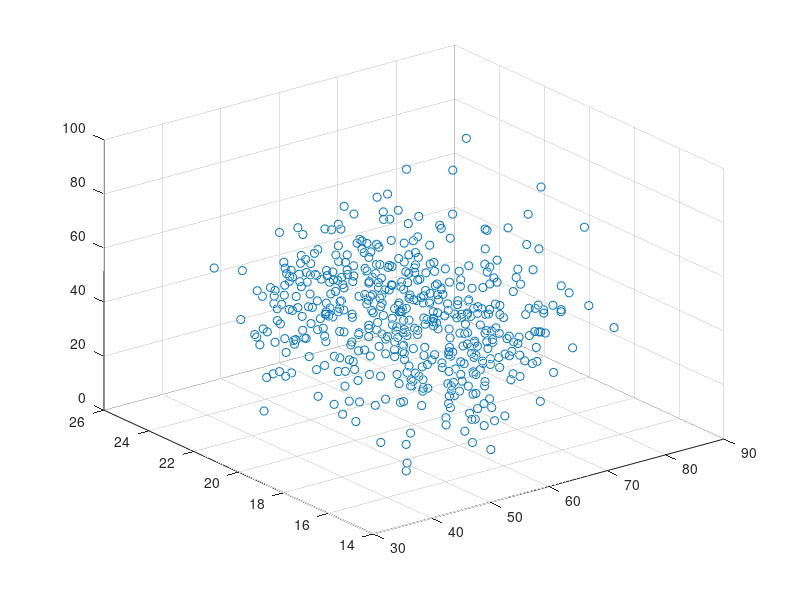

MATLAB code for this plot: (Note: this script raises an error after producing the figure.)
load('data_visu.mat');

echalottes = C1visu;
oignons = C2visu;

mean_echa = mean(echalottes);
mean_oig = mean(oignons);

var_echa = cov(echalottes);
var_oig = cov(oignons);

figure('Name','Visualization');
scatter3(echalottes(:, 1), echalottes(:, 2), echalottes(:, 3));
hold on;
%scatter3(oignons(:, 1), oignons(:, 2), oignons(:, 3));

load('data_5.mat');

sizeC1 = 5;
sizeC2 = 5;

%probas a priori
pC1=sizeC1/(sizeC1+sizeC2);
pC2=sizeC2/(sizeC1+sizeC2);

% MAP (utilisation des proba a priori)

[modelC1] = trainModel(TrainC1);
[modelC2] = trainModel(TrainC2);
   
MAPResC1    =    MAPClassify(TestC1, modelC1, modelC2, pC1, pC2, '1', '2');
MAPResC2    =    MAPClassify(TestC2, modelC1, modelC2, pC1, pC2, '1', '2');
MAPC1Error = computeError(MAPResC1, '1');
MAPC2Error = computeError(MAPResC2, '2');
MAPError = (length(TestC1) * MAPC1Error + length(TestC2) *  MAPC2Error)/ (length(TestC1) + length(TestC2));

% Perceptron
W = [1; 1; 1; 1];
[W] = Perceptron(TrainC1', TrainC2',W);

PerResC1 = PerClassify(TestC1',W, '1', '2');
PerResC2 = PerClassify(TestC2',W, '1', '2');
PerC1Error = computeError(PerResC1, '1');
PerC2Error = computeError(PerResC2, '2');
PerError = (length(TestC1) * PerC1Error + length(TestC2) *  PerC2Error)/ (length(TestC1) + length(TestC2));


% Dimensions deux manuellement

TrainC1D2 = TrainC1(:, [1, 3]);
TrainC2D2 = TrainC2(:, [1, 3]);
TestC1D2 = TestC1(:, [1, 3]);
TestC2D2 = TestC2(:, [1, 3]);

[modelC1D2] = trainModel(TrainC1D2);
[modelC2D2] = trainModel(TrainC2D2);
       
% MAP (utilisation des proba a priori)
MAPResC1D2    =    MAPClassify(TestC1D2, modelC1D2, modelC2D2, pC1, pC2, '1', '2');
MAPResC2D2    =    MAPClassify(TestC2D2, modelC1D2, modelC2D2, pC1, pC2, '1', '2');
MAPC1ErrorD2 = computeError(MAPResC1D2, '1');
MAPC2ErrorD2 = computeError(MAPResC2D2, '2');
MAPErrorD2 = (length(TestC1D2) * MAPC1ErrorD2 + length(TestC2D2) *  MAPC2ErrorD2)/ (length(TestC1D2) + length(TestC2D2));

% Perceptron
WD2 = [1; 1; 1];
[WD2] = Perceptron(TrainC1D2', TrainC2D2',WD2);

PerResC1D2 = PerClassify(TestC1D2',WD2, '1', '2');
PerResC2D2 = PerClassify(TestC2D2',WD2, '1', '2');
PerC1ErrorD2 = computeError(PerResC1D2, '1');
PerC2ErrorD2 = computeError(PerResC2D2, '2');
PerErrorD2 = (length(TestC1D2) * PerC1ErrorD2 + length(TestC2D2) *  PerC2ErrorD2)/ (length(TestC1D2) + length(TestC2D2));


% ACP
FullData = vertcat(TrainC1, TrainC2);
V = CalculACP(FullData);
V = V(:, 1:2);

TrainC1ACP = Projection(V, TrainC1);
TrainC2ACP = Projection(V, TrainC2);
TestC1ACP = Projection(V, TestC1);
TestC2ACP = Projection(V, TestC2);

[modelC1ACP] = trainModel(TrainC1ACP);
[modelC2ACP] = trainModel(TrainC2ACP);
       
% MAP (utilisation des proba a priori)
MAPResC1ACP =    MAPClassify(TestC1ACP, modelC1ACP, modelC2ACP, pC1, pC2, '1', '2');
MAPResC2ACP =    MAPClassify(TestC2ACP, modelC1ACP, modelC2ACP, pC1, pC2, '1', '2');
MAPC1ErrorACP = computeError(MAPResC1ACP, '1');
MAPC2ErrorACP = computeError(MAPResC2ACP, '2');
MAPErrorACP = (length(TestC1ACP) * MAPC1ErrorACP + length(TestC2ACP) *  MAPC2ErrorACP)/ (length(TestC1ACP) + length(TestC2ACP));

% Perceptron
WACP = [1; 1; 1];
[WACP] = Perceptron(TrainC1ACP', TrainC2ACP', WACP);

PerResC1ACP = PerClassify(TestC1ACP',WACP, '1', '2');
PerResC2ACP = PerClassify(TestC2ACP',WACP, '1', '2');
PerC1ErrorACP = computeError(PerResC1ACP, '1');
PerC2ErrorACP = computeError(PerResC2ACP, '2');
PerErrorACP = (length(TestC1ACP) * PerC1ErrorACP + length(TestC2ACP) *  PerC2ErrorACP)/ (length(TestC1ACP) + length(TestC2ACP));

hold off;

figure('Name','3D, 2D, ACP for 5 data points (First MAP then Perceptron)');
Label = categorical({'3D','2D', 'ACP'});
Label = reordercats(Label,{'3D','2D', 'ACP'});
bar(Label, [MAPError, PerError; MAPErrorD2, PerErrorD2; MAPErrorACP, PerErrorACP]);

load('data_100.mat');

sizeC1 = 100;
sizeC2 = 100;

%probas a priori
pC1=sizeC1/(sizeC1+sizeC2);
pC2=sizeC2/(sizeC1+sizeC2);

% MAP (utilisation des proba a priori)

[modelC1] = trainModel(TrainC1);
[modelC2] = trainModel(TrainC2);
   
MAPResC1    =    MAPClassify(TestC1, modelC1, modelC2, pC1, pC2, '1', '2');
MAPResC2    =    MAPClassify(TestC2, modelC1, modelC2, pC1, pC2, '1', '2');
MAPC1Error = computeError(MAPResC1, '1');
MAPC2Error = computeError(MAPResC2, '2');
MAPError = (length(TestC1) * MAPC1Error + length(TestC2) *  MAPC2Error)/ (length(TestC1) + length(TestC2));

% Perceptron
W = [1; 1; 1; 1];
[W] = Perceptron(TrainC1', TrainC2',W);

PerResC1 = PerClassify(TestC1',W, '1', '2');
PerResC2 = PerClassify(TestC2',W, '1', '2');
PerC1Error = computeError(PerResC1, '1');
PerC2Error = computeError(PerResC2, '2');
PerError = (length(TestC1) * PerC1Error + length(TestC2) *  PerC2Error)/ (length(TestC1) + length(TestC2));


% Dimensions deux manuellement

TrainC1D2 = TrainC1(:, [1, 3]);
TrainC2D2 = TrainC2(:, [1, 3]);
TestC1D2 = TestC1(:, [1, 3]);
TestC2D2 = TestC2(:, [1, 3]);

[modelC1D2] = trainModel(TrainC1D2);
[modelC2D2] = trainModel(TrainC2D2);
       
% MAP (utilisation des proba a priori)
MAPResC1D2    =    MAPClassify(TestC1D2, modelC1D2, modelC2D2, pC1, pC2, '1', '2');
MAPResC2D2    =    MAPClassify(TestC2D2, modelC1D2, modelC2D2, pC1, pC2, '1', '2');
MAPC1ErrorD2 = computeError(MAPResC1D2, '1');
MAPC2ErrorD2 = computeError(MAPResC2D2, '2');
MAPErrorD2 = (length(TestC1D2) * MAPC1ErrorD2 + length(TestC2D2) *  MAPC2ErrorD2)/ (length(TestC1D2) + length(TestC2D2));

% Perceptron
WD2 = [1; 1; 1];
[WD2] = Perceptron(TrainC1D2', TrainC2D2',WD2);

PerResC1D2 = PerClassify(TestC1D2',WD2, '1', '2');
PerResC2D2 = PerClassify(TestC2D2',WD2, '1', '2');
PerC1ErrorD2 = computeError(PerResC1D2, '1');
PerC2ErrorD2 = computeError(PerResC2D2, '2');
PerErrorD2 = (length(TestC1D2) * PerC1ErrorD2 + length(TestC2D2) *  PerC2ErrorD2)/ (length(TestC1D2) + length(TestC2D2));


% ACP
FullData = vertcat(TrainC1, TrainC2);
V = CalculACP(FullData);
V = V(:, 1:2);

TrainC1ACP = Projection(V, TrainC1);
TrainC2ACP = Projection(V, TrainC2);
TestC1ACP = Projection(V, TestC1);
TestC2ACP = Projection(V, TestC2);

[modelC1ACP] = trainModel(TrainC1ACP);
[modelC2ACP] = trainModel(TrainC2ACP);
       
% MAP (utilisation des proba a priori)
MAPResC1ACP =    MAPClassify(TestC1ACP, modelC1ACP, modelC2ACP, pC1, pC2, '1', '2');
MAPResC2ACP =    MAPClassify(TestC2ACP, modelC1ACP, modelC2ACP, pC1, pC2, '1', '2');
MAPC1ErrorACP = computeError(MAPResC1ACP, '1');
MAPC2ErrorACP = computeError(MAPResC2ACP, '2');
MAPErrorACP = (length(TestC1ACP) * MAPC1ErrorACP + length(TestC2ACP) *  MAPC2ErrorACP)/ (length(TestC1ACP) + length(TestC2ACP));

% Perceptron
WACP = [1; 1; 1];
[WACP] = Perceptron(TrainC1ACP', TrainC2ACP', WACP);

PerResC1ACP = PerClassify(TestC1ACP',WACP, '1', '2');
PerResC2ACP = PerClassify(TestC2ACP',WACP, '1', '2');
PerC1ErrorACP = computeError(PerResC1ACP, '1');
PerC2ErrorACP = computeError(PerResC2ACP, '2');
PerErrorACP = (length(TestC1ACP) * PerC1ErrorACP + length(TestC2ACP) *  PerC2ErrorACP)/ (length(TestC1ACP) + length(TestC2ACP));

hold off;

figure('Name','3D, 2D, ACP for 100 data points (First MAP then Perceptron)');
Label = categorical({'3D','2D', 'ACP'});
Label = reordercats(Label,{'3D','2D', 'ACP'});
bar(Label, [MAPError, PerError; MAPErrorD2, PerErrorD2; MAPErrorACP, PerErrorACP]);


